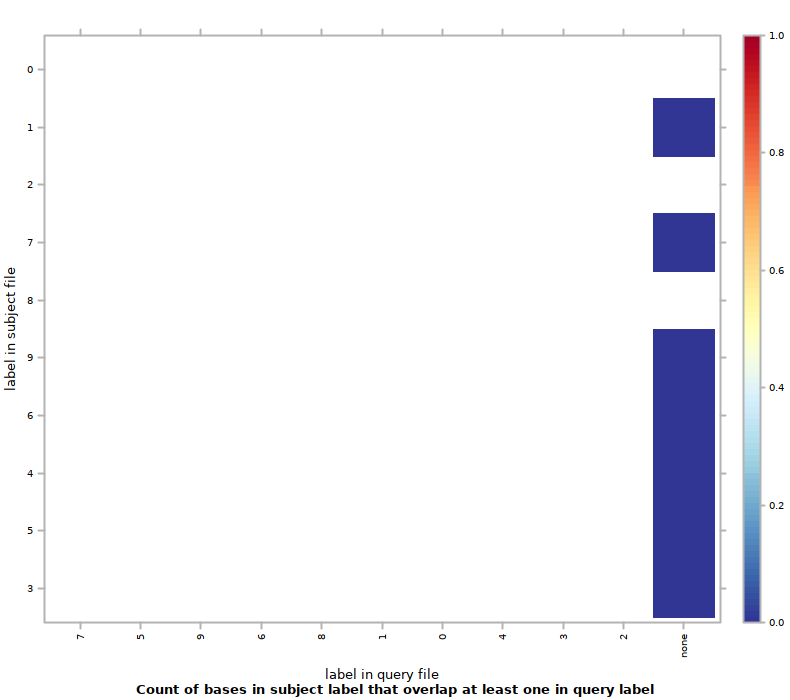

Write the R code that produced this figure.
#!/usr/bin/env Rscript
## transcript produced by Segtools 1.1.14

segtools.r.dirname <-
  system2("python",
          c("-c", "'import segtools; print segtools.get_r_dirname()'"),
          stdout = TRUE)

source(file.path(segtools.r.dirname, 'common.R'))
source(file.path(segtools.r.dirname, 'overlap.R'))
save.overlap.performance('./K5seq30bp50bp/overlap-ordered', 'overlap.performance', './K5seq30bp50bp/overlap-ordered/overlap.tab', row.normalize = 'FALSE', mnemonic_file = './K5seq30bp50bp/overlap-direct/mnemonics1_new.txt', clobber = FALSE, col_mnemonic_file = './K5seq30bp50bp/overlap-direct/mnemonics2_new.txt')
save.overlap.heatmap('./K5seq30bp50bp/overlap-ordered', 'overlap', './K5seq30bp50bp/overlap-ordered/overlap.tab', clobber = FALSE, col_mnemonic_file = './K5seq30bp50bp/overlap-direct/mnemonics2_new.txt', cluster = FALSE, max_contrast = FALSE, row.normalize = 'FALSE', mnemonic_file = './K5seq30bp50bp/overlap-direct/mnemonics1_new.txt')
